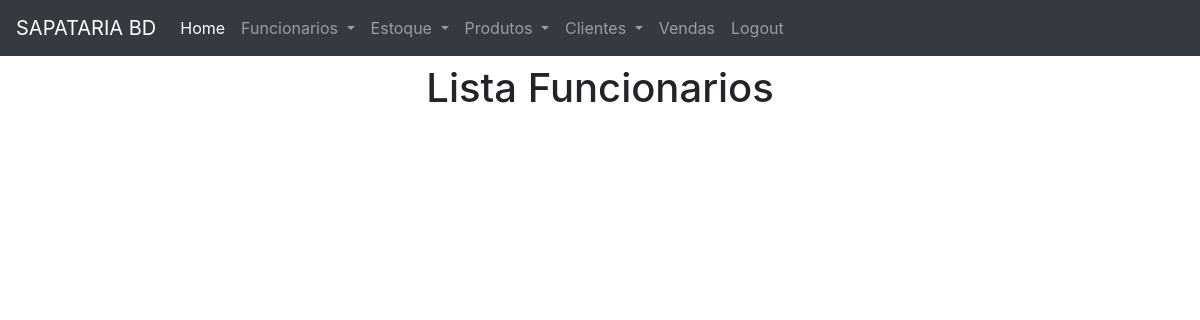
The app's page /funcionario/, older data.
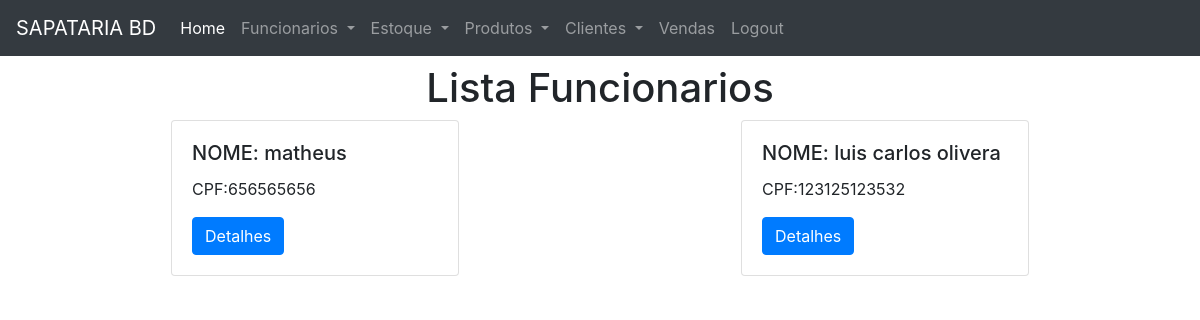
The same page, newer data.
### funcionario/models.py (models this page shows, shortened)
class Funcionario (models.Model):
    pessoa = models.OneToOneField(Pessoa,on_delete=models.CASCADE)
    user = models.OneToOneField(User, on_delete=models.PROTECT)
    quantidade_vendas = models.DecimalField(decimal_places=2,max_digits=10,default=0)
    salario = models.DecimalField(decimal_places=2,max_digits=10,blank=True,null=True)

### pessoa/models.py (models this page shows)
class Pessoa (models.Model):
    nome = models.CharField(max_length=75)
    cpf = models.IntegerField(primary_key=True,null=False,blank=False)
    rua = models.CharField(max_length=50)
    estado = models.CharField(max_length=50)
    cidade = models.CharField(max_length=50)
    cep = models.IntegerField()

### funcionario/views.py (the view)
# urls.py: path('',listaFuncionario, name = 'url_lista_funcionario'),
def listaFuncionario(request):
    data = {}
    data['funcionarios'] = Funcionario.objects.all()
    return render(request, 'lista_funcionario.html', data)

### funcionario/templates/lista_funcionario.html
{% extends 'base.html' %}
{% block title %} Lista Funcionarios{% endblock %}
{% block content %}
     <div class="row justify-content-around">
        {%for k in funcionarios%}
            <div class="row">
               <div class="card" style="width: 18rem;">
                  <div class="card-body">
                      <h5 class="card-title">NOME: {{ k.pessoa.nome }}</h5>
                      <p class="card-text">CPF:{{ k.pessoa.cpf }}</p>
                    <a href="#" class="btn btn-primary">Detalhes</a>
                  </div>
               </div>
            </div>
        {% endfor %}
    </div>
{% endblock %}

### templates/base.html (shortened to what this page needs)
{% load static %}
<!doctype html>
<html lang="pt-br">
  <head>
    <link rel="stylesheet" href="https://stackpath.bootstrapcdn.com/bootstrap/4.1.3/css/bootstrap.min.css">
  </head>
  <body>
        <nav class="navbar navbar-expand-lg  navbar-dark bg-dark">
          <a class="navbar-brand" href="{% url 'home' %}">SAPATARIA BD</a>
          <div class="collapse navbar-collapse" id="navbarNavDropdown">
            <ul class="navbar-nav">
              <li class="nav-item active">
                <a class="nav-link" href="{% url 'home' %}">Home <span class="sr-only">(current)</span></a>
              <li class="nav-item dropdown">
                <a class="nav-link dropdown-toggle" href="#" id="navbarDropdownMenuLink" data-toggle="dropdown" aria-haspopup="true" aria-expanded="false">
                  Funcionarios
                </a>
              </li>
              <li class="nav-item dropdown">
                <a class="nav-link dropdown-toggle" href="#" id="navbarDropdownMenuLink" data-toggle="dropdown" aria-haspopup="true" aria-expanded="false">
                  Estoque
                </a>
              </li>
              <li class="nav-item dropdown">
                <a class="nav-link dropdown-toggle" href="#" id="navbarDropdownMenuLink" data-toggle="dropdown" aria-haspopup="true" aria-expanded="false">
                  Produtos
                </a>
              </li>
             <li class="nav-item dropdown">
                <a class="nav-link dropdown-toggle" href="#" id="navbarDropdownMenuLink" data-toggle="dropdown" aria-haspopup="true" aria-expanded="false">
                  Clientes
                </a>
              </li>
              <li class="nav-item">
                <a class="nav-link" href="#">Vendas</a>
              </li>
              <li class="nav-item" margin-left>
                <a class="nav-link" href="{% url 'logout' %}">Logout</a>
              </li>
            </ul>
          </div>
        </nav>
        <div class="container">
          <h1 class="mt-2" align="center">{% block title %}{% endblock %}</h1>
          {% block content %}
          {% endblock %}
        </div>
  </body>
</html>

Row changes from the older to the newer data that the page shows:
added Funcionario: pessoa.nome "matheus", pessoa.cpf "656565656"
added Funcionario: pessoa.nome "luis carlos olivera", pessoa.cpf "123125123532"
